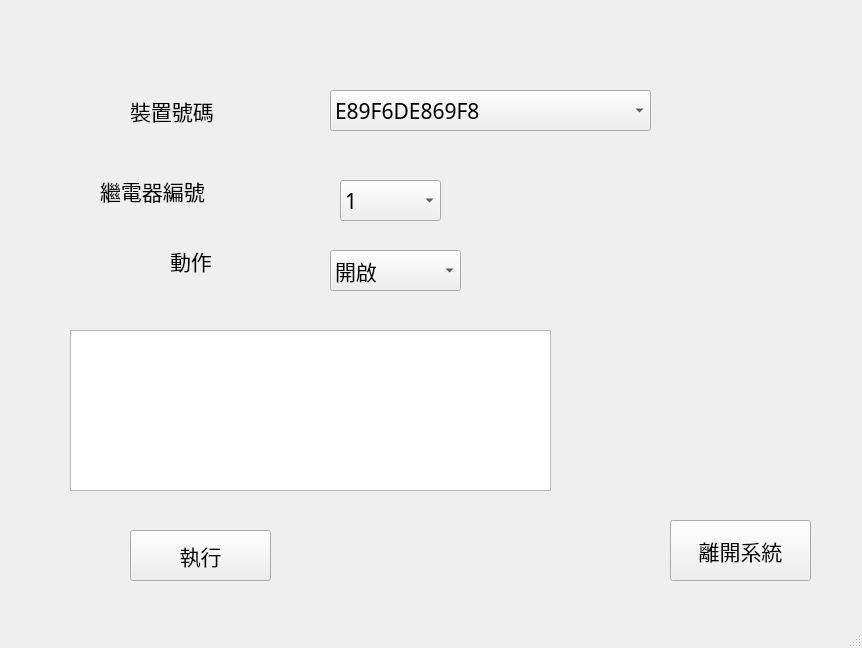
<?xml version="1.0" encoding="UTF-8"?>
<ui version="4.0">
 <class>MainWindow</class>
 <widget class="QMainWindow" name="MainWindow">
  <property name="geometry">
   <rect>
    <x>0</x>
    <y>0</y>
    <width>862</width>
    <height>648</height>
   </rect>
  </property>
  <property name="windowTitle">
   <string>透過MQTT Broker伺服器控制繼電器開啟欲關閉</string>
  </property>
  <property name="jsondoc" stdset="0">
   <string/>
  </property>
  <widget class="QWidget" name="centralwidget">
   <widget class="QLabel" name="label">
    <property name="geometry">
     <rect>
      <x>130</x>
      <y>90</y>
      <width>141</width>
      <height>41</height>
     </rect>
    </property>
    <property name="font">
     <font>
      <family>細明體</family>
      <pointsize>16</pointsize>
     </font>
    </property>
    <property name="text">
     <string>裝置號碼</string>
    </property>
   </widget>
   <widget class="QLabel" name="label_2">
    <property name="geometry">
     <rect>
      <x>100</x>
      <y>170</y>
      <width>141</width>
      <height>41</height>
     </rect>
    </property>
    <property name="font">
     <font>
      <family>細明體</family>
      <pointsize>16</pointsize>
     </font>
    </property>
    <property name="text">
     <string>繼電器編號</string>
    </property>
   </widget>
   <widget class="QLabel" name="label_3">
    <property name="geometry">
     <rect>
      <x>170</x>
      <y>240</y>
      <width>51</width>
      <height>41</height>
     </rect>
    </property>
    <property name="font">
     <font>
      <family>細明體</family>
      <pointsize>16</pointsize>
     </font>
    </property>
    <property name="text">
     <string>動作</string>
    </property>
   </widget>
   <widget class="QComboBox" name="macnum">
    <property name="geometry">
     <rect>
      <x>330</x>
      <y>90</y>
      <width>321</width>
      <height>41</height>
     </rect>
    </property>
    <property name="font">
     <font>
      <family>細明體</family>
      <pointsize>16</pointsize>
     </font>
    </property>
    <item>
     <property name="text">
      <string>E89F6DE869F8</string>
     </property>
    </item>
    <item>
     <property name="text">
      <string>E89F6DE869F9</string>
     </property>
    </item>
    <item>
     <property name="text">
      <string>E89F6DE869FA</string>
     </property>
    </item>
   </widget>
   <widget class="QComboBox" name="relaynum">
    <property name="geometry">
     <rect>
      <x>340</x>
      <y>180</y>
      <width>101</width>
      <height>41</height>
     </rect>
    </property>
    <property name="font">
     <font>
      <family>細明體</family>
      <pointsize>16</pointsize>
     </font>
    </property>
    <item>
     <property name="text">
      <string>1</string>
     </property>
    </item>
    <item>
     <property name="text">
      <string>2</string>
     </property>
    </item>
    <item>
     <property name="text">
      <string>3</string>
     </property>
    </item>
    <item>
     <property name="text">
      <string>4</string>
     </property>
    </item>
   </widget>
   <widget class="QComboBox" name="relayop">
    <property name="geometry">
     <rect>
      <x>330</x>
      <y>250</y>
      <width>131</width>
      <height>41</height>
     </rect>
    </property>
    <property name="font">
     <font>
      <family>細明體</family>
      <pointsize>16</pointsize>
     </font>
    </property>
    <item>
     <property name="text">
      <string>開啟</string>
     </property>
    </item>
    <item>
     <property name="text">
      <string>關閉</string>
     </property>
    </item>
   </widget>
   <widget class="QTextEdit" name="out">
    <property name="geometry">
     <rect>
      <x>70</x>
      <y>330</y>
      <width>481</width>
      <height>161</height>
     </rect>
    </property>
    <property name="font">
     <font>
      <family>細明體</family>
      <pointsize>16</pointsize>
     </font>
    </property>
   </widget>
   <widget class="QPushButton" name="cmd1">
    <property name="geometry">
     <rect>
      <x>130</x>
      <y>530</y>
      <width>141</width>
      <height>51</height>
     </rect>
    </property>
    <property name="font">
     <font>
      <family>細明體</family>
      <pointsize>16</pointsize>
     </font>
    </property>
    <property name="text">
     <string>執行</string>
    </property>
   </widget>
   <widget class="QPushButton" name="sysexit">
    <property name="geometry">
     <rect>
      <x>670</x>
      <y>520</y>
      <width>141</width>
      <height>61</height>
     </rect>
    </property>
    <property name="font">
     <font>
      <family>細明體</family>
      <pointsize>16</pointsize>
     </font>
    </property>
    <property name="text">
     <string>離開系統</string>
    </property>
   </widget>
  </widget>
  <widget class="QMenuBar" name="menubar">
   <property name="geometry">
    <rect>
     <x>0</x>
     <y>0</y>
     <width>862</width>
     <height>25</height>
    </rect>
   </property>
  </widget>
  <widget class="QStatusBar" name="statusbar"/>
 </widget>
 <resources/>
 <connections/>
</ui>
